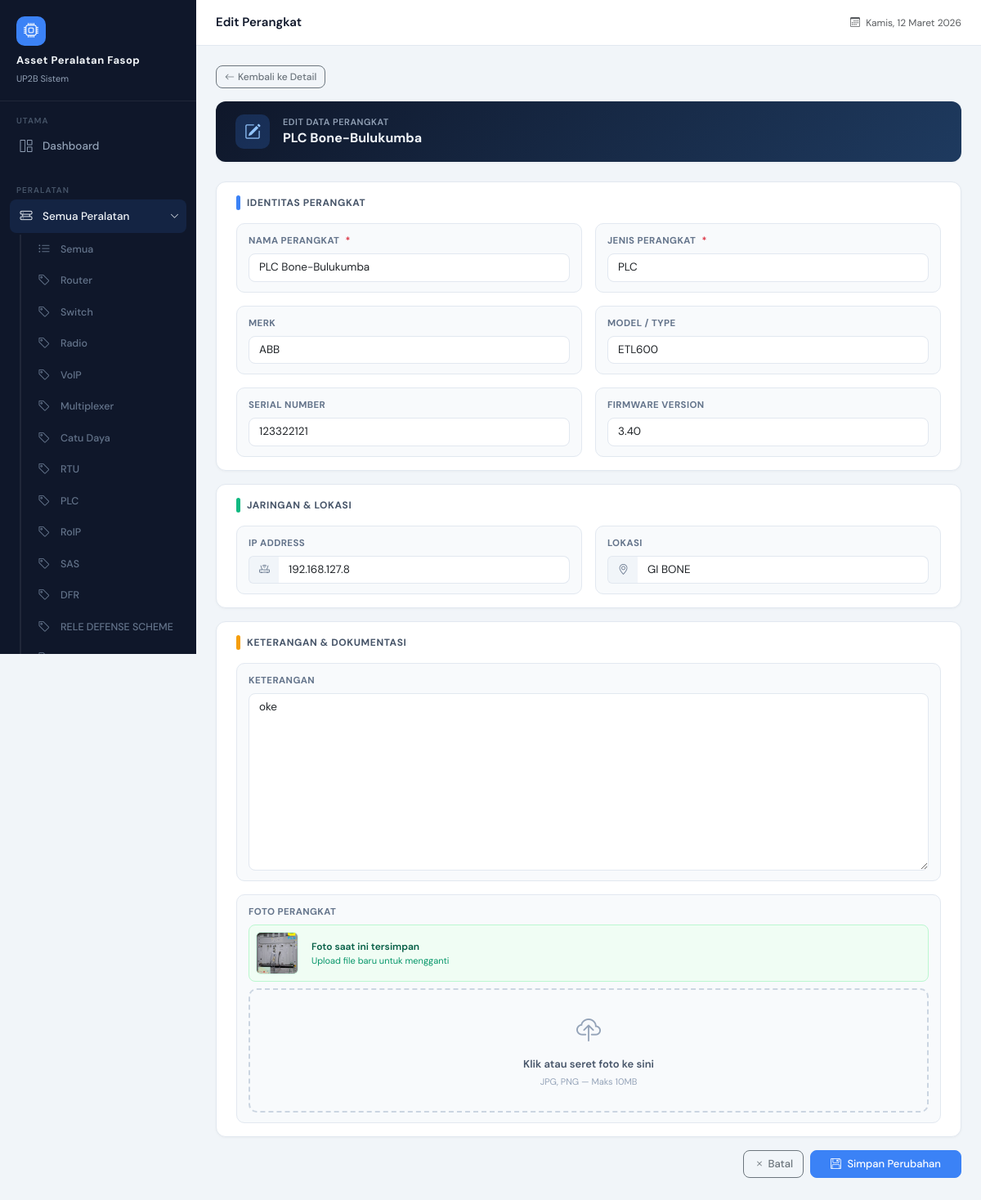
The app's page /edit/20/ (signed in) with its own data.
### devices/models.py (models this page shows, shortened)
class DeviceType(models.Model):
    name = models.CharField(max_length=100)
    def __str__(self):
        return self.name

class Device(models.Model):
    nama = models.CharField(max_length=100)
    jenis = models.ForeignKey(
        DeviceType,
        on_delete=models.SET_NULL,
        null=True,
        blank=True
    )
    merk = models.CharField(max_length=100)
    type = models.CharField(max_length=100, blank=True, null=True)
    serial_number = models.CharField(max_length=100, blank=True, null=True)
    firmware_version = models.CharField(max_length=100, blank=True, null=True)
    ip_address = models.GenericIPAddressField()
    lokasi = models.CharField(max_length=150)
    keterangan = models.TextField(blank=True, null=True)
    foto = models.ImageField(upload_to='device_photos/', blank=True, null=True)
    created_at = models.DateTimeField(auto_now_add=True)
    deleted_by = models.ForeignKey(
        User,
        on_delete=models.SET_NULL,
        null=True,
        blank=True,
        related_name='deleted_devices'
    )
    is_deleted = models.BooleanField(default=False)

### devices/views.py (the view)
# urls.py: path('edit/<int:pk>/', views.device_update, name='device_edit'),
@login_required
def device_update(request, pk):
    device = get_object_or_404(Device, pk=pk)
    if request.method == 'POST':
        form = DeviceForm(request.POST, request.FILES, instance=device)
        if form.is_valid():
            form.save()
            return redirect('device_view', pk=device.pk)
    else:
        form = DeviceForm(instance=device)
    return render(request, 'devices/device_form.html', {'form': form, 'is_edit': True, 'device': device})

### devices/forms.py (shortened to what this page needs)
class DeviceForm(forms.ModelForm):
    class Meta:
        model = Device
        fields = '__all__'
        exclude = ['is_deleted', 'deleted_by']
    def __init__(self, *args, **kwargs):
        super().__init__(*args, **kwargs)
        for field in self.fields.values():
            field.widget.attrs.update({
                'class': 'form-control'
            })
            self.fields['foto'].widget.attrs.update({'class': 'form-control'})

### devices/context_processors.py (called while the page is built)
def device_types(request):
    return {
        'navbar_device_types': DeviceType.objects.all()
    }

def lokasi_list(request):
    lokasi = (
        Device.objects
        .filter(is_deleted=False)
        .exclude(lokasi__isnull=True)
        .exclude(lokasi__exact='')
        .exclude(lokasi__iexact='none')
        .annotate(lokasi_clean=Trim('lokasi'))
        .values_list('lokasi_clean', flat=True)
        .distinct()
        .order_by('lokasi_clean')
    )
    return {
        'navbar_lokasi_list': lokasi
    }

### devices/templates/devices/device_form.html (shortened to what this page needs)
{% extends 'base.html' %}
{% block page_title %}{% if is_edit %}Edit Perangkat{% else %}Tambah Perangkat{% endif %}{% endblock %}
{% block content %}
<div class="d-flex align-items-center gap-2 mb-3">
    {% if is_edit %}
    <a href="{% url 'device_view' device.id %}" class="btn btn-sm btn-outline-secondary">
        <i class="bi bi-arrow-left me-1"></i>Kembali ke Detail
    </a>
    {% else %}
    <a href="{% url 'device_list' %}" class="btn btn-sm btn-outline-secondary">
        <i class="bi bi-arrow-left me-1"></i>Kembali ke Daftar
    </a>
    {% endif %}
</div>
<div class="card mb-4" style="background:linear-gradient(135deg,#0f172a 0%,#1e3a5f 100%);border:none;">
    <div class="card-body py-3 px-4">
        <div class="d-flex align-items-center gap-3">
            <div style="width:42px;height:42px;background:rgba(59,130,246,0.2);border-radius:10px;display:flex;align-items:center;justify-content:center;flex-shrink:0;">
                {% if is_edit %}
                <i class="bi bi-pencil-square" style="font-size:20px;color:#93c5fd;"></i>
                {% else %}
                <i class="bi bi-hdd-rack-fill" style="font-size:20px;color:#93c5fd;"></i>
                {% endif %}
            </div>
            <div>
                <div style="font-size:11px;color:#94a3b8;font-weight:600;text-transform:uppercase;letter-spacing:0.5px;">
                    {% if is_edit %}Edit Data Perangkat{% else %}Perangkat Baru{% endif %}
                </div>
                <div style="font-size:16px;font-weight:700;color:#f1f5f9;">
                    {% if is_edit %}{{ device.nama }}{% else %}Tambah Perangkat ke Inventaris{% endif %}
                </div>
            </div>
        </div>
    </div>
</div>
<form method="post" enctype="multipart/form-data" id="device-form">
<div class="card mb-3">
    <div class="card-body px-4 py-3">
        <div class="section-title-bar">
            <span class="bar" style="background:#3b82f6;"></span>
            <span>Identitas Perangkat</span>
        </div>
        <div class="row g-3">
            <div class="col-md-6">
                <div class="field-card">
                    <label class="field-label">Nama Perangkat <span class="text-danger ms-1">*</span></label>
                    {{ form.nama }}
                </div>
            </div>
            <div class="col-md-6">
                <div class="field-card">
                    <label class="field-label">Jenis Perangkat <span class="text-danger ms-1">*</span></label>
                    {{ form.jenis }}
                </div>
            </div>
            <div class="col-md-6">
                <div class="field-card">
                    <label class="field-label">Merk</label>
                    {{ form.merk }}
                </div>
            </div>
            <div class="col-md-6">
                <div class="field-card">
                    <label class="field-label">Model / Type</label>
                    {{ form.type }}
                </div>
            </div>
            <div class="col-md-6">
                <div class="field-card">
                    <label class="field-label">Serial Number</label>
                    {{ form.serial_number }}
                </div>
            </div>
            <div class="col-md-6">
                <div class="field-card">
                    <label class="field-label">Firmware Version</label>
                    {{ form.firmware_version }}
                </div>
            </div>
        </div>
    </div>
</div>
<div class="card mb-3">
    <div class="card-body px-4 py-3">
        <div class="section-title-bar">
            <span class="bar" style="background:#10b981;"></span>
            <span>Jaringan & Lokasi</span>
        </div>
        <div class="row g-3">
            <div class="col-md-6">
                <div class="field-card">
                    <label class="field-label">IP Address</label>
                    <div class="input-group">
                        <span class="input-group-text field-addon"><i class="bi bi-router"></i></span>
                        {{ form.ip_address }}
                    </div>
                </div>
            </div>
            <div class="col-md-6">
                <div class="field-card">
                    <label class="field-label">Lokasi</label>
                    <div class="input-group">
                        <span class="input-group-text field-addon"><i class="bi bi-geo-alt"></i></span>
                        {{ form.lokasi }}
                    </div>
                </div>
            </div>
        </div>
    </div>
</div>
<div class="card mb-3">
    <div class="card-body px-4 py-3">
        <div class="section-title-bar">
            <span class="bar" style="background:#f59e0b;"></span>
            <span>Keterangan & Dokumentasi</span>
        </div>
        <div class="row g-3">
            <div class="col-12">
                <div class="field-card">
                    <label class="field-label">Keterangan</label>
                    {{ form.keterangan }}
                </div>
            </div>
            <div class="col-12">
                <div class="field-card">
                    <label class="field-label">Foto Perangkat</label>
                    {% if is_edit and device.foto %}
                    <div class="d-flex align-items-center gap-3 mb-2 p-2" style="background:#f0fdf4;border:1px solid #bbf7d0;border-radius:8px;">
                        <img src="{{ device.foto.url }}" alt="Foto" style="width:52px;height:52px;object-fit:cover;border-radius:6px;border:1px solid #d1fae5;">
                        <div>
                            <div style="font-size:12px;font-weight:600;color:#065f46;">Foto saat ini tersimpan</div>
                            <div style="font-size:11px;color:#059669;">Upload file baru untuk mengganti</div>
                        </div>
                    </div>
                    {% endif %}
                    <div id="drop-zone" onclick="document.getElementById('foto-input').click()"
                        style="border:2px dashed #cbd5e1;border-radius:10px;padding:28px 20px;text-align:center;cursor:pointer;transition:all 0.2s;background:#f8fafc;">
                        <i class="bi bi-cloud-upload" style="font-size:30px;color:#94a3b8;display:block;margin-bottom:8px;"></i>
                        <div style="font-size:13px;font-weight:600;color:#475569;">Klik atau seret foto ke sini</div>
                        <div style="font-size:11px;color:#94a3b8;margin-top:3px;">JPG, PNG — Maks 10MB</div>
                    </div>
                </div>
            </div>
        </div>
    </div>
</div>
<div class="d-flex gap-2 justify-content-end pb-4">
    {% if is_edit %}
    <a href="{% url 'device_view' device.id %}" class="btn btn-outline-secondary">
        <i class="bi bi-x me-1"></i>Batal
    </a>
    {% else %}
    <a href="{% url 'device_list' %}" class="btn btn-outline-secondary">
        <i class="bi bi-x me-1"></i>Batal
    </a>
    {% endif %}
    <button type="submit" class="btn btn-primary px-4">
        <i class="bi bi-floppy me-1"></i>
        {% if is_edit %}Simpan Perubahan{% else %}Simpan Perangkat{% endif %}
    </button>
</div>
</form>
{% endblock %}

### devices/templates/base.html (shortened to what this page needs)
<!DOCTYPE html>
<html lang="id">
<head>
    <link href="https://cdn.jsdelivr.net/npm/bootstrap@5.3.2/dist/css/bootstrap.min.css" rel="stylesheet">
    <link href="https://cdn.jsdelivr.net/npm/bootstrap-icons@1.11.3/font/bootstrap-icons.css" rel="stylesheet">
</head>
<body>
<div id="sidebar">
    <div class="sidebar-brand">
        <div class="brand-icon"><i class="bi bi-cpu"></i></div>
        <h6>Asset Peralatan Fasop</h6>
        <small>UP2B Sistem</small>
    </div>
    <div class="sidebar-section">
        <div class="sidebar-section-label">Utama</div>
        <a href="{% url 'dashboard' %}" class="sidebar-link {% if request.resolver_match.url_name == 'dashboard' %}active{% endif %}">
            <span class="si-icon"><i class="bi bi-grid-1x2"></i></span>
            Dashboard
        </a>
    </div>
    <div class="sidebar-section">
        <div class="sidebar-section-label">Peralatan</div>
        {% with url_name=request.resolver_match.url_name jenis_param=request.GET.jenis %}
        <button class="sidebar-link sidebar-group-toggle w-100 text-start border-0
            {% if 'device' in url_name or url_name == 'lokasi_list' %}active open{% endif %}"
            data-target="submenu-peralatan" type="button">
            <span class="si-icon"><i class="bi bi-hdd-rack"></i></span>
            Semua Peralatan
            <i class="bi bi-chevron-right sidebar-toggle-btn ms-auto"></i>
        </button>
        <div class="sidebar-submenu {% if 'device' in url_name or url_name == 'lokasi_list' %}open{% endif %}"
             id="submenu-peralatan">
            <a href="{% url 'device_list' %}"
               class="sidebar-link {% if url_name == 'device_list' and not jenis_param %}active{% endif %}">
                <span class="si-icon"><i class="bi bi-list-ul"></i></span>
                Semua
            </a>
            {% for jenis in navbar_device_types %}
            {% with jenis_id_str=jenis.id|stringformat:"s" %}
            <a href="{% url 'device_list' %}?jenis={{ jenis.id }}"
               class="sidebar-link
               {% if url_name == 'device_view' and active_device_jenis_id == jenis.id %}active{% endif %}">
                <span class="si-icon"><i class="bi bi-tag"></i></span>
                {{ jenis.name }}
            </a>
            {% endwith %}
            {% endfor %}
        </div>
        {% endwith %}
    </div>
</div>
<div id="main-content">
    <div id="topbar">
        <span class="topbar-title">{% block page_title %}{% endblock %}</span>
        <div class="topbar-right">
            <span class="text-muted" style="font-size:12px;">
                <i class="bi bi-calendar3 me-1"></i>
                <span id="topbar-date"></span>
            </span>
        </div>
    </div>
    <div class="page-content">
        {% block content %}{% endblock %}
    </div>
</div>
</body>
</html>

### devices/templates/base.html (style rules this page uses)
:root { --sidebar-width: 240px; --sidebar-bg: #0f172a; --sidebar-accent: #1e293b; --sidebar-active: #3b82f6; --sidebar-text: #94a3b8; --sidebar-text-active: #f1f5f9; --topbar-height: 56px; --body-bg: #f1f5f9; --card-bg: #ffffff; --text-primary: #0f172a; --text-secondary: #64748b; --border-color: #e2e8f0; --accent: #3b82f6; --accent-light: #eff6ff; --success: #10b981; --warning: #f59e0b; --danger: #ef4444; }
* { box-sizing: border-box; }
body { font-family: 'DM Sans', sans-serif; background: var(--body-bg); color: var(--text-primary); margin: 0; padding: 0; }
#sidebar { position: fixed; top: 0; left: 0; width: var(--sidebar-width); height: 100vh; background: var(--sidebar-bg); display: flex; flex-direction: column; z-index: 1000; transition: transform 0.3s ease; overflow-y: auto; }
.sidebar-brand { padding: 20px 20px 16px; border-bottom: 1px solid rgba(255,255,255,0.07); }
.sidebar-brand .brand-icon { width: 36px; height: 36px; background: var(--accent); border-radius: 10px; display: flex; align-items: center; justify-content: center; font-size: 18px; color: white; margin-bottom: 10px; }
.sidebar-brand h6 { color: var(--sidebar-text-active); font-weight: 700; font-size: 13px; letter-spacing: 0.5px; margin: 0; line-height: 1.3; }
.sidebar-brand small { color: var(--sidebar-text); font-size: 11px; }
.sidebar-section { padding: 16px 12px 8px; }
.sidebar-section-label { color: #475569; font-size: 10px; font-weight: 600; letter-spacing: 1px; text-transform: uppercase; padding: 0 8px; margin-bottom: 4px; }
.sidebar-link { display: flex; align-items: center; gap: 10px; padding: 9px 10px; border-radius: 8px; color: var(--sidebar-text); text-decoration: none; font-size: 13.5px; font-weight: 500; transition: all 0.15s; margin-bottom: 2px; }
.sidebar-link.active { background: var(--accent); color: white; }
.sidebar-link .si-icon { width: 20px; font-size: 15px; flex-shrink: 0; text-align: center; }
.sidebar-submenu { margin-left: 12px; border-left: 2px solid rgba(255,255,255,0.07); padding-left: 8px; display: none; overflow: hidden; }
.sidebar-submenu.open { display: block; }
.sidebar-submenu .sidebar-link { font-size: 12.5px; padding: 7px 10px; color: #64748b; }
.sidebar-group-toggle { display: flex; align-items: center; gap: 10px; padding: 9px 10px; border-radius: 8px; color: var(--sidebar-text); font-size: 13.5px; font-weight: 500; transition: all 0.15s; margin-bottom: 2px; background: transparent; cursor: pointer; }
.sidebar-group-toggle.active { color: var(--sidebar-text-active); background: rgba(59,130,246,0.12); }
.sidebar-toggle-btn { margin-left: auto; font-size: 11px; transition: transform 0.22s ease; flex-shrink: 0; }
.sidebar-group-toggle.open .sidebar-toggle-btn { transform: rotate(90deg); }
#main-content { margin-left: var(--sidebar-width); min-height: 100vh; display: flex; flex-direction: column; }
#topbar { height: var(--topbar-height); background: white; border-bottom: 1px solid var(--border-color); display: flex; align-items: center; padding: 0 24px; gap: 16px; position: sticky; top: 0; z-index: 500; }
.topbar-title { font-size: 15px; font-weight: 600; color: var(--text-primary); }
.topbar-right { margin-left: auto; display: flex; align-items: center; gap: 12px; }
.page-content { padding: 24px; flex: 1; }
.card { border: 1px solid var(--border-color); border-radius: 12px; box-shadow: 0 1px 3px rgba(0,0,0,0.04); }
.btn { font-size: 13px; font-weight: 500; border-radius: 8px; }
.btn-sm { font-size: 12px; padding: 4px 10px; }
.btn-primary { background: var(--accent); border-color: var(--accent); }
.form-control, .form-select { border-radius: 8px; font-size: 13.5px; border-color: var(--border-color); }

### records on screen
DeviceType: name "Router"
DeviceType: name "Switch"
DeviceType: name "Radio"
DeviceType: name "VoIP"
DeviceType: name "Multiplexer"
DeviceType: name "Catu Daya"
DeviceType: name "RTU"
DeviceType: name "PLC"
DeviceType: name "RoIP"
DeviceType: name "SAS"
DeviceType: name "DFR"
DeviceType: name "RELE DEFENSE SCHEME"
Device: nama "PLC Bone-Bulukumba", jenis "PLC", merk "ABB", type "ETL600", serial_number "123322121", firmware_version "3.40", ip_address "192.168.127.8", lokasi "GI BONE", keterangan "oke", foto (picture)
